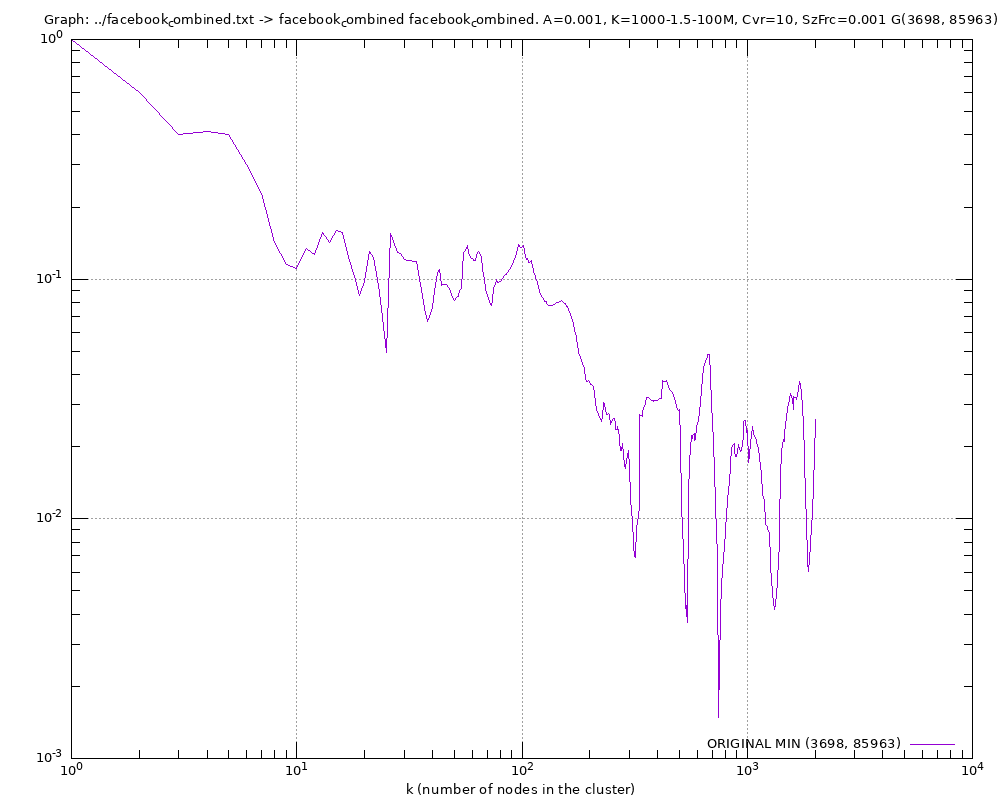

The script that saved this image:
#
# Graph: ../facebook_combined.txt -> facebook_combined facebook_combined. A=0.001, K=1000-1.5-100M, Cvr=10, SzFrc=0.001 G(3698, 85963) (Thu Sep 25 17:28:31 2025)
#

set title "Graph: ../facebook_combined.txt -> facebook_combined facebook_combined. A=0.001, K=1000-1.5-100M, Cvr=10, SzFrc=0.001 G(3698, 85963)"
set key bottom right
set logscale xy 10
set format x "10^{%L}"
set mxtics 10
set format y "10^{%L}"
set mytics 10
set grid
set xlabel "k (number of nodes in the cluster)"
set ylabel "{/Symbol \F} (conductance)"
set tics scale 2
set terminal png font arial 10 size 1000,800
set output 'ncp.facebook_combined.png'
plot 	"ncp.facebook_combined.tab" using 1:2 title "ORIGINAL MIN (3698, 85963)" with lines lw 1
